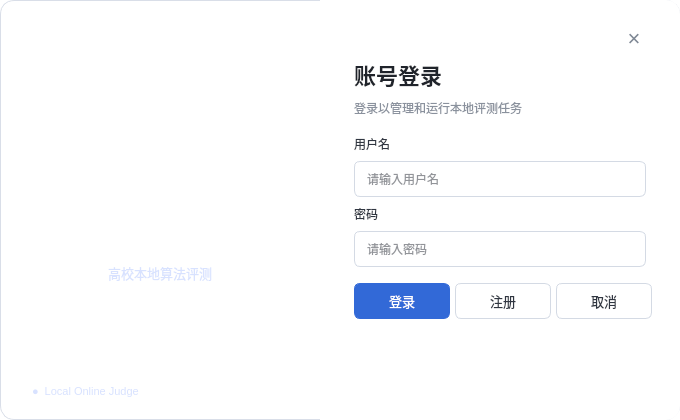
<?xml version="1.0" encoding="UTF-8"?>
<ui version="4.0">
 <class>LoginDialog</class>
 <widget class="QDialog" name="LoginDialog">
  <property name="geometry">
   <rect>
    <x>0</x>
    <y>0</y>
    <width>680</width>
    <height>420</height>
   </rect>
  </property>
  <property name="minimumSize">
   <size>
    <width>680</width>
    <height>420</height>
   </size>
  </property>
  <property name="maximumSize">
   <size>
    <width>680</width>
    <height>420</height>
   </size>
  </property>
  <property name="windowTitle">
   <string>CodeVault</string>
  </property>
  <property name="styleSheet">
   <string notr="true">QDialog {
    background: white;
    border: 1px solid #D9DEE8;
    border-radius: 14px;
}
QFrame#leftPanel {
    border-image: url(:/login_background.svg) 0 0 0 0 stretch stretch;
    border-top-left-radius: 14px;
    border-bottom-left-radius: 14px;
}
QLabel#acBadge, QLabel#cppBadge {
    color: white;
    background: rgba(255, 255, 255, 35);
    border: 1px solid rgba(255, 255, 255, 90);
    border-radius: 7px;
    padding: 5px 8px;
    font-size: 12px;
}
QLabel#logoLabel {
    color: transparent;
    background: transparent;
    border: none;
    border-radius: 32px;
    min-width: 58px;
    max-width: 58px;
    min-height: 58px;
    max-height: 58px;
    font-size: 22px;
    font-weight: bold;
}
QLabel#brandLabel {
    color: white;
    font-size: 25px;
    font-weight: bold;
    margin-top: 8px;
}
QLabel#brandSubtitleLabel {
    color: #D8E2FF;
    font-size: 13px;
}
QLabel#versionLabel {
    color: #D8E2FF;
    font-size: 11px;
}
QFrame#rightPanel {
    background: white;
    border-top-right-radius: 14px;
    border-bottom-right-radius: 14px;
}
QLabel#titleLabel {
    color: #20242B;
    font-size: 22px;
    font-weight: bold;
}
QLabel#descriptionLabel {
    color: #8A919D;
    font-size: 12px;
}
QLabel#usernameLabel, QLabel#passwordLabel {
    color: #303641;
    font-size: 12px;
}
QLineEdit {
    min-height: 34px;
    border: 1px solid #D4DAE4;
    border-radius: 6px;
    padding: 0 10px;
    color: #252A33;
    background: #FFFFFF;
}
QLineEdit:focus {
    border: 2px solid #4D82E8;
    padding: 0 9px;
}
QPushButton#closeButton {
    color: #7E8794;
    border: none;
    background: transparent;
    font-size: 22px;
    min-width: 24px;
    max-width: 24px;
    min-height: 24px;
    max-height: 24px;
    padding: 0;
}
QPushButton#closeButton:hover {
    color: #252A33;
    background: #F0F2F5;
    border-radius: 12px;
}
QPushButton#loginButton, QPushButton#registerButton, QPushButton#cancelButton {
    min-height: 34px;
    min-width: 70px;
    border-radius: 6px;
    padding: 0 12px;
    font-size: 13px;
}
QPushButton#loginButton {
    color: white;
    background: #3269D7;
    border: 1px solid #3269D7;
}
QPushButton#loginButton:hover {
    background: #285BC3;
}
QPushButton#registerButton, QPushButton#cancelButton {
    color: #303641;
    background: white;
    border: 1px solid #D4DAE4;
}
QPushButton#registerButton:hover, QPushButton#cancelButton:hover {
    background: #F5F7FA;
}
QLabel#messageLabel {
    color: #D64545;
    font-size: 12px;
    min-height: 20px;
}</string>
  </property>
  <layout class="QHBoxLayout" name="mainLayout">
   <property name="spacing">
    <number>0</number>
   </property>
   <property name="leftMargin">
    <number>0</number>
   </property>
   <property name="topMargin">
    <number>0</number>
   </property>
   <property name="rightMargin">
    <number>0</number>
   </property>
   <property name="bottomMargin">
    <number>0</number>
   </property>
   <item>
    <widget class="QFrame" name="leftPanel">
     <property name="minimumSize">
      <size>
       <width>320</width>
       <height>420</height>
      </size>
     </property>
     <property name="maximumSize">
      <size>
       <width>320</width>
       <height>16777215</height>
      </size>
     </property>
     <property name="frameShape">
      <enum>QFrame::Shape::NoFrame</enum>
     </property>
     <layout class="QVBoxLayout" name="leftLayout">
      <property name="leftMargin">
       <number>32</number>
      </property>
      <property name="topMargin">
       <number>28</number>
      </property>
      <property name="rightMargin">
       <number>32</number>
      </property>
      <property name="bottomMargin">
       <number>22</number>
      </property>
      <item>
       <layout class="QHBoxLayout" name="decorLayout">
        <item>
         <widget class="QLabel" name="acBadge">
          <property name="text">
           <string>AC</string>
          </property>
          <property name="alignment">
           <set>Qt::AlignmentFlag::AlignCenter</set>
          </property>
         </widget>
        </item>
        <item>
         <spacer name="decorSpacer">
          <property name="orientation">
           <enum>Qt::Orientation::Horizontal</enum>
          </property>
          <property name="sizeType">
           <enum>QSizePolicy::Policy::Expanding</enum>
          </property>
          <property name="sizeHint" stdset="0">
           <size>
            <width>0</width>
            <height>0</height>
           </size>
          </property>
         </spacer>
        </item>
        <item>
         <widget class="QLabel" name="cppBadge">
          <property name="text">
           <string>&lt;/&gt; C++</string>
          </property>
          <property name="alignment">
           <set>Qt::AlignmentFlag::AlignCenter</set>
          </property>
         </widget>
        </item>
       </layout>
      </item>
      <item>
       <spacer name="leftTopSpacer">
        <property name="orientation">
         <enum>Qt::Orientation::Vertical</enum>
        </property>
        <property name="sizeType">
         <enum>QSizePolicy::Policy::Expanding</enum>
        </property>
        <property name="sizeHint" stdset="0">
         <size>
          <width>0</width>
          <height>0</height>
         </size>
        </property>
       </spacer>
      </item>
      <item>
       <widget class="QLabel" name="logoLabel">
        <property name="text">
         <string/>
        </property>
        <property name="alignment">
         <set>Qt::AlignmentFlag::AlignCenter</set>
        </property>
       </widget>
      </item>
      <item>
       <widget class="QLabel" name="brandLabel">
        <property name="text">
         <string>CodeVault</string>
        </property>
        <property name="alignment">
         <set>Qt::AlignmentFlag::AlignCenter</set>
        </property>
       </widget>
      </item>
      <item>
       <widget class="QLabel" name="brandSubtitleLabel">
        <property name="text">
         <string>高校本地算法评测</string>
        </property>
        <property name="alignment">
         <set>Qt::AlignmentFlag::AlignCenter</set>
        </property>
       </widget>
      </item>
      <item>
       <spacer name="leftBottomSpacer">
        <property name="orientation">
         <enum>Qt::Orientation::Vertical</enum>
        </property>
        <property name="sizeType">
         <enum>QSizePolicy::Policy::Expanding</enum>
        </property>
        <property name="sizeHint" stdset="0">
         <size>
          <width>0</width>
          <height>0</height>
         </size>
        </property>
       </spacer>
      </item>
      <item>
       <widget class="QLabel" name="versionLabel">
        <property name="text">
         <string>●  Local Online Judge </string>
        </property>
       </widget>
      </item>
     </layout>
    </widget>
   </item>
   <item>
    <widget class="QFrame" name="rightPanel">
     <property name="frameShape">
      <enum>QFrame::Shape::NoFrame</enum>
     </property>
     <layout class="QVBoxLayout" name="rightLayout">
      <property name="spacing">
       <number>8</number>
      </property>
      <property name="leftMargin">
       <number>34</number>
      </property>
      <property name="topMargin">
       <number>26</number>
      </property>
      <property name="rightMargin">
       <number>34</number>
      </property>
      <property name="bottomMargin">
       <number>24</number>
      </property>
      <item>
       <layout class="QHBoxLayout" name="rightHeaderLayout">
        <item>
         <spacer name="headerSpacer">
          <property name="orientation">
           <enum>Qt::Orientation::Horizontal</enum>
          </property>
          <property name="sizeType">
           <enum>QSizePolicy::Policy::Expanding</enum>
          </property>
          <property name="sizeHint" stdset="0">
           <size>
            <width>0</width>
            <height>0</height>
           </size>
          </property>
         </spacer>
        </item>
        <item>
         <widget class="QPushButton" name="closeButton">
          <property name="text">
           <string>×</string>
          </property>
          <property name="flat">
           <bool>true</bool>
          </property>
         </widget>
        </item>
       </layout>
      </item>
      <item>
       <widget class="QLabel" name="titleLabel">
        <property name="text">
         <string>账号登录</string>
        </property>
       </widget>
      </item>
      <item>
       <widget class="QLabel" name="descriptionLabel">
        <property name="text">
         <string>登录以管理和运行本地评测任务</string>
        </property>
       </widget>
      </item>
      <item>
       <spacer name="titleSpacer">
        <property name="orientation">
         <enum>Qt::Orientation::Vertical</enum>
        </property>
        <property name="sizeType">
         <enum>QSizePolicy::Policy::Fixed</enum>
        </property>
        <property name="sizeHint" stdset="0">
         <size>
          <width>20</width>
          <height>10</height>
         </size>
        </property>
       </spacer>
      </item>
      <item>
       <widget class="QLabel" name="usernameLabel">
        <property name="text">
         <string>用户名</string>
        </property>
       </widget>
      </item>
      <item>
       <widget class="QLineEdit" name="usernameEdit">
        <property name="placeholderText">
         <string>请输入用户名</string>
        </property>
       </widget>
      </item>
      <item>
       <widget class="QLabel" name="passwordLabel">
        <property name="text">
         <string>密码</string>
        </property>
       </widget>
      </item>
      <item>
       <widget class="QLineEdit" name="passwordEdit">
        <property name="placeholderText">
         <string>请输入密码</string>
        </property>
       </widget>
      </item>
      <item>
       <spacer name="formSpacer">
        <property name="orientation">
         <enum>Qt::Orientation::Vertical</enum>
        </property>
        <property name="sizeType">
         <enum>QSizePolicy::Policy::Fixed</enum>
        </property>
        <property name="sizeHint" stdset="0">
         <size>
          <width>20</width>
          <height>8</height>
         </size>
        </property>
       </spacer>
      </item>
      <item>
       <layout class="QHBoxLayout" name="buttonLayout">
        <property name="spacing">
         <number>10</number>
        </property>
        <item>
         <widget class="QPushButton" name="loginButton">
          <property name="text">
           <string>登录</string>
          </property>
         </widget>
        </item>
        <item>
         <widget class="QPushButton" name="registerButton">
          <property name="text">
           <string>注册</string>
          </property>
         </widget>
        </item>
        <item>
         <widget class="QPushButton" name="cancelButton">
          <property name="text">
           <string>取消</string>
          </property>
         </widget>
        </item>
       </layout>
      </item>
      <item>
       <widget class="QLabel" name="messageLabel">
        <property name="text">
         <string/>
        </property>
        <property name="wordWrap">
         <bool>true</bool>
        </property>
       </widget>
      </item>
      <item>
       <spacer name="bottomSpacer">
        <property name="orientation">
         <enum>Qt::Orientation::Vertical</enum>
        </property>
        <property name="sizeType">
         <enum>QSizePolicy::Policy::Expanding</enum>
        </property>
        <property name="sizeHint" stdset="0">
         <size>
          <width>0</width>
          <height>0</height>
         </size>
        </property>
       </spacer>
      </item>
     </layout>
    </widget>
   </item>
  </layout>
 </widget>
 <resources/>
 <connections/>
</ui>
